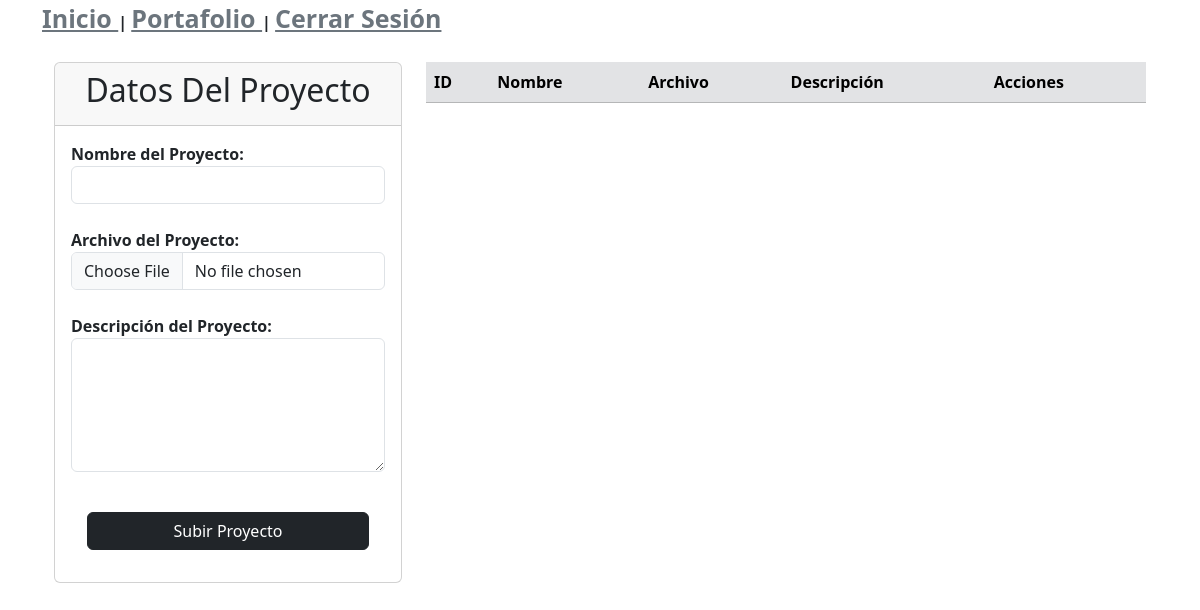
Before: /portafolio.php (signed in) with the older database file.
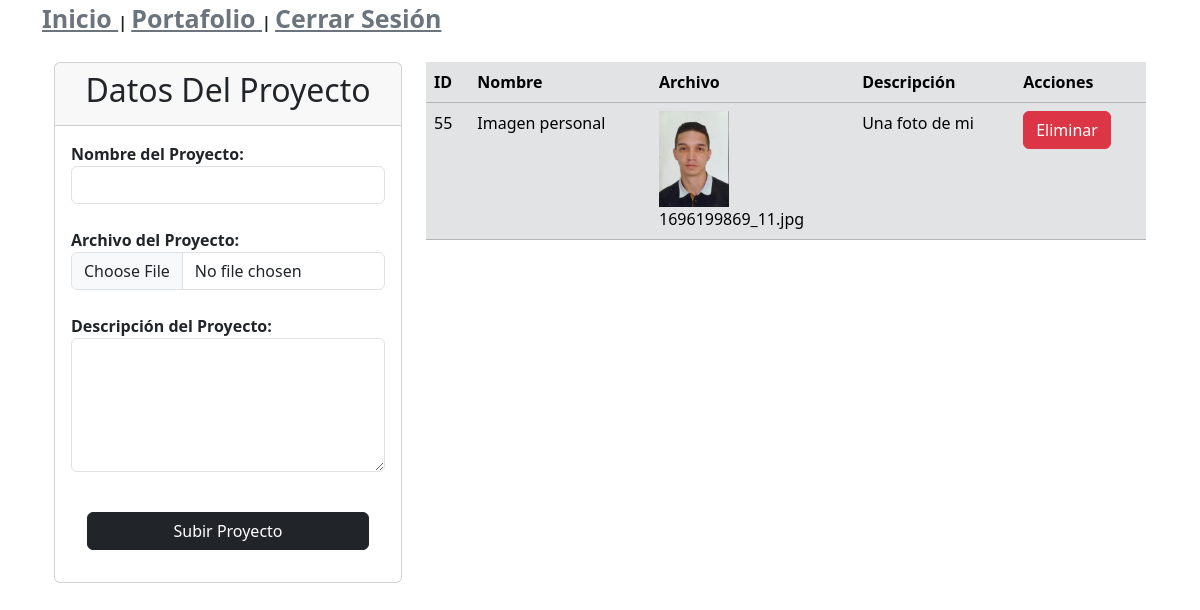
After: the same page with the newer database file.
### tables this page shows
CREATE TABLE `proyectos` (
  `id` int(11) NOT NULL,
  `nombre` varchar(500) NOT NULL,
  `archivo` varchar(500) NOT NULL,
  `descripcion` text NOT NULL
);

### conexion.php (called while the page is built, shortened)
<?php
class conexion
{
    private $servidor="localhost";
    private $usuario="root";
    private $contrasena="";
    private $conexion;
    public function __construct()
    {
        try{
            $this->conexion = new PDO("mysql:host=$this->servidor;dbname=album", $this->usuario, $this->contrasena);
            $this->conexion->setAttribute(PDO::ATTR_ERRMODE,PDO::ERRMODE_EXCEPTION);
        }catch(PDOException $error){
            return "Falla de conexion".$error;
        }
    }
    public function consultar($sql)
    {
        $sentencia = $this->conexion->prepare($sql);
        $sentencia->execute();
        return $sentencia->fetchAll();
    }
}
?>

### portafolio.php (the view, shortened to what this page needs)
<?php
include("cabecera.php"); ?>
<?php
include("conexion.php"); ?>
<?php
$objConexion = new conexion();
$proyectos = $objConexion->consultar("SELECT * FROM `proyectos`");
?>
<br/>
<br/>
<div class="container">
    <div class="row">
        <div class="col-md-4">
            <div class="card">
                <div class="card-header">
                    <h2>Datos Del Proyecto</h2>
                </div>
                <div class="card-body">
                <form action="portafolio.php" method="post" enctype="multipart/form-data">
                    <strong>Nombre del Proyecto: </strong>
                    <input required class="form-control" type="text" name="nombre">
                    <br/>
                    <strong>Archivo del Proyecto: </strong>
                    <input required class="form-control" type="file" name="archivo">
                    <br/>
                    <strong>Descripción del Proyecto: </strong>
                    <textarea required class="form-control" name="descripcion" cols="30" rows="5"></textarea>
                    <br/>
                    <div class="vh-5 row m-3 text-center align-items-center justify-content-center"><input class="btn btn-dark" type="submit" value="Subir Proyecto"></div>
                </form>
                </div>
            </div>
        </div>
        <div class="col-md-8">
            <div class="table-responsive">
                <table class="table table-secondary">
                    <thead>
                        <tr>
                            <th scope="col">ID</th>
                            <th scope="col">Nombre</th>
                            <th scope="col">Archivo</th>
                            <th scope="col">Descripción</th>
                            <th scope="col">Acciones    </th>
                        </tr>
                    </thead>
                    <tbody>
                        <?php foreach($proyectos as $proyect){ ?>
                        <tr>
                            <td><?php echo $proyect['id'];?></td>
                            <td><?php echo $proyect['nombre'];?></td>
                            <td>
                                <img width="70" src="archivos/<?php echo $proyect['archivo'];?>" class=".img">
                                <br/>
                                <?php echo $proyect['archivo'];?>
                            </td>
                            <td><?php echo $proyect['descripcion'];?></td>
                            <td><a class="btn btn-danger" href="?borrar=<?php echo $proyect['id'];?>">Eliminar</a></td>
                        </tr>
                        <?php } ?>
                    </tbody>
                </table>
            </div>
        </div>
    </div>
</div>
<?php
include("pie.php"); ?>

### cabecera.php (shortened to what this page needs)
<!DOCTYPE html>
<html lang="en">
<head>
    <link href="https://cdn.jsdelivr.net/npm/bootstrap@5.3.2/dist/css/bootstrap.min.css" rel="stylesheet">
</head>
<div class="container">
    <strong><a class="text-secondary" href="index.php"> Inicio </a> |</strong>
    <strong><a class="text-secondary" href="portafolio.php"> Portafolio </a> |</strong>
    <strong><a class="text-secondary" href="cerrar.php"> Cerrar Sesión</a></strong>
<body>

### pie.php
</div>
</body>
</html>

### cabecera.php (style rules this page uses)
h2 { text-align: center; }
a { font-size:25px; }

Changed rows visible on the page:
added proyectos: id "55", nombre "Imagen personal", archivo (picture), archivo "1696199869_11.jpg", descripcion "Una foto de mi"
